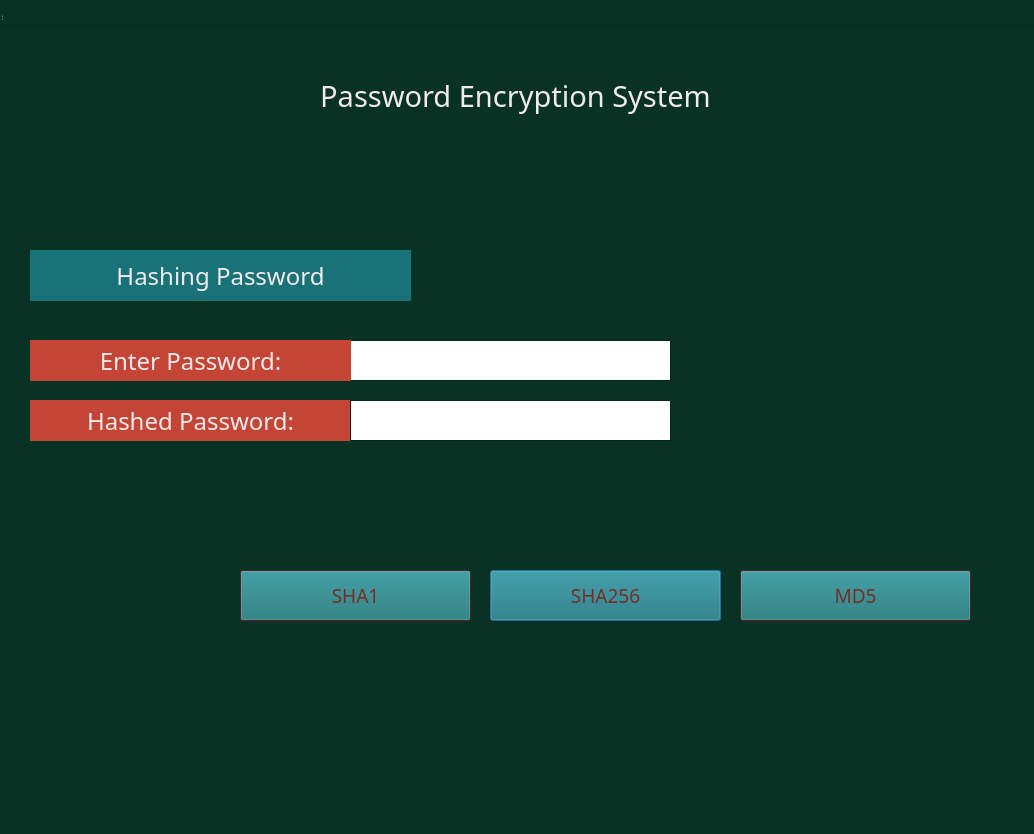
<?xml version="1.0" encoding="UTF-8"?>
<ui version="4.0">
 <class>hashwin</class>
 <widget class="QDialog" name="hashwin">
  <property name="geometry">
   <rect>
    <x>0</x>
    <y>0</y>
    <width>1034</width>
    <height>834</height>
   </rect>
  </property>
  <property name="palette">
   <palette>
    <active>
     <colorrole role="Base">
      <brush brushstyle="SolidPattern">
       <color alpha="255">
        <red>255</red>
        <green>255</green>
        <blue>255</blue>
       </color>
      </brush>
     </colorrole>
     <colorrole role="Window">
      <brush brushstyle="SolidPattern">
       <color alpha="255">
        <red>8</red>
        <green>50</green>
        <blue>36</blue>
       </color>
      </brush>
     </colorrole>
    </active>
    <inactive>
     <colorrole role="Base">
      <brush brushstyle="SolidPattern">
       <color alpha="255">
        <red>255</red>
        <green>255</green>
        <blue>255</blue>
       </color>
      </brush>
     </colorrole>
     <colorrole role="Window">
      <brush brushstyle="SolidPattern">
       <color alpha="255">
        <red>8</red>
        <green>50</green>
        <blue>36</blue>
       </color>
      </brush>
     </colorrole>
    </inactive>
    <disabled>
     <colorrole role="Base">
      <brush brushstyle="SolidPattern">
       <color alpha="255">
        <red>8</red>
        <green>50</green>
        <blue>36</blue>
       </color>
      </brush>
     </colorrole>
     <colorrole role="Window">
      <brush brushstyle="SolidPattern">
       <color alpha="255">
        <red>8</red>
        <green>50</green>
        <blue>36</blue>
       </color>
      </brush>
     </colorrole>
    </disabled>
   </palette>
  </property>
  <property name="windowTitle">
   <string>MainWindow</string>
  </property>
  <widget class="QWidget" name="centralwidget" native="true">
   <property name="geometry">
    <rect>
     <x>0</x>
     <y>0</y>
     <width>1011</width>
     <height>811</height>
    </rect>
   </property>
   <widget class="QLabel" name="hashlabel">
    <property name="geometry">
     <rect>
      <x>30</x>
      <y>250</y>
      <width>381</width>
      <height>51</height>
     </rect>
    </property>
    <property name="palette">
     <palette>
      <active>
       <colorrole role="WindowText">
        <brush brushstyle="SolidPattern">
         <color alpha="255">
          <red>243</red>
          <green>235</green>
          <blue>235</blue>
         </color>
        </brush>
       </colorrole>
       <colorrole role="Base">
        <brush brushstyle="SolidPattern">
         <color alpha="255">
          <red>255</red>
          <green>255</green>
          <blue>255</blue>
         </color>
        </brush>
       </colorrole>
       <colorrole role="Window">
        <brush brushstyle="SolidPattern">
         <color alpha="255">
          <red>25</red>
          <green>114</green>
          <blue>120</blue>
         </color>
        </brush>
       </colorrole>
      </active>
      <inactive>
       <colorrole role="WindowText">
        <brush brushstyle="SolidPattern">
         <color alpha="255">
          <red>243</red>
          <green>235</green>
          <blue>235</blue>
         </color>
        </brush>
       </colorrole>
       <colorrole role="Base">
        <brush brushstyle="SolidPattern">
         <color alpha="255">
          <red>255</red>
          <green>255</green>
          <blue>255</blue>
         </color>
        </brush>
       </colorrole>
       <colorrole role="Window">
        <brush brushstyle="SolidPattern">
         <color alpha="255">
          <red>25</red>
          <green>114</green>
          <blue>120</blue>
         </color>
        </brush>
       </colorrole>
      </inactive>
      <disabled>
       <colorrole role="WindowText">
        <brush brushstyle="SolidPattern">
         <color alpha="255">
          <red>120</red>
          <green>120</green>
          <blue>120</blue>
         </color>
        </brush>
       </colorrole>
       <colorrole role="Base">
        <brush brushstyle="SolidPattern">
         <color alpha="255">
          <red>25</red>
          <green>114</green>
          <blue>120</blue>
         </color>
        </brush>
       </colorrole>
       <colorrole role="Window">
        <brush brushstyle="SolidPattern">
         <color alpha="255">
          <red>25</red>
          <green>114</green>
          <blue>120</blue>
         </color>
        </brush>
       </colorrole>
      </disabled>
     </palette>
    </property>
    <property name="font">
     <font>
      <family>Sylfaen</family>
      <pointsize>18</pointsize>
     </font>
    </property>
    <property name="autoFillBackground">
     <bool>true</bool>
    </property>
    <property name="text">
     <string>Hashing Password</string>
    </property>
    <property name="alignment">
     <set>Qt::AlignCenter</set>
    </property>
   </widget>
   <widget class="QTextEdit" name="password_input">
    <property name="geometry">
     <rect>
      <x>350</x>
      <y>340</y>
      <width>321</width>
      <height>41</height>
     </rect>
    </property>
    <property name="font">
     <font>
      <family>Sylfaen</family>
      <pointsize>14</pointsize>
     </font>
    </property>
    <property name="html">
     <string>&lt;!DOCTYPE HTML PUBLIC &quot;-//W3C//DTD HTML 4.0//EN&quot; &quot;http://www.w3.org/TR/REC-html40/strict.dtd&quot;&gt;
&lt;html&gt;&lt;head&gt;&lt;meta name=&quot;qrichtext&quot; content=&quot;1&quot; /&gt;&lt;style type=&quot;text/css&quot;&gt;
p, li { white-space: pre-wrap; }
&lt;/style&gt;&lt;/head&gt;&lt;body style=&quot; font-family:'Sylfaen'; font-size:14pt; font-weight:400; font-style:normal;&quot;&gt;
&lt;p style=&quot;-qt-paragraph-type:empty; margin-top:0px; margin-bottom:0px; margin-left:0px; margin-right:0px; -qt-block-indent:0; text-indent:0px;&quot;&gt;&lt;br /&gt;&lt;/p&gt;&lt;/body&gt;&lt;/html&gt;</string>
    </property>
   </widget>
   <widget class="QLabel" name="enterpass">
    <property name="geometry">
     <rect>
      <x>30</x>
      <y>340</y>
      <width>321</width>
      <height>41</height>
     </rect>
    </property>
    <property name="palette">
     <palette>
      <active>
       <colorrole role="WindowText">
        <brush brushstyle="SolidPattern">
         <color alpha="255">
          <red>243</red>
          <green>235</green>
          <blue>235</blue>
         </color>
        </brush>
       </colorrole>
       <colorrole role="Base">
        <brush brushstyle="SolidPattern">
         <color alpha="255">
          <red>255</red>
          <green>255</green>
          <blue>255</blue>
         </color>
        </brush>
       </colorrole>
       <colorrole role="Window">
        <brush brushstyle="SolidPattern">
         <color alpha="255">
          <red>196</red>
          <green>69</green>
          <blue>54</blue>
         </color>
        </brush>
       </colorrole>
      </active>
      <inactive>
       <colorrole role="WindowText">
        <brush brushstyle="SolidPattern">
         <color alpha="255">
          <red>243</red>
          <green>235</green>
          <blue>235</blue>
         </color>
        </brush>
       </colorrole>
       <colorrole role="Base">
        <brush brushstyle="SolidPattern">
         <color alpha="255">
          <red>255</red>
          <green>255</green>
          <blue>255</blue>
         </color>
        </brush>
       </colorrole>
       <colorrole role="Window">
        <brush brushstyle="SolidPattern">
         <color alpha="255">
          <red>196</red>
          <green>69</green>
          <blue>54</blue>
         </color>
        </brush>
       </colorrole>
      </inactive>
      <disabled>
       <colorrole role="WindowText">
        <brush brushstyle="SolidPattern">
         <color alpha="255">
          <red>120</red>
          <green>120</green>
          <blue>120</blue>
         </color>
        </brush>
       </colorrole>
       <colorrole role="Base">
        <brush brushstyle="SolidPattern">
         <color alpha="255">
          <red>196</red>
          <green>69</green>
          <blue>54</blue>
         </color>
        </brush>
       </colorrole>
       <colorrole role="Window">
        <brush brushstyle="SolidPattern">
         <color alpha="255">
          <red>196</red>
          <green>69</green>
          <blue>54</blue>
         </color>
        </brush>
       </colorrole>
      </disabled>
     </palette>
    </property>
    <property name="font">
     <font>
      <family>Sylfaen</family>
      <pointsize>18</pointsize>
     </font>
    </property>
    <property name="autoFillBackground">
     <bool>true</bool>
    </property>
    <property name="text">
     <string>Enter Password:</string>
    </property>
    <property name="alignment">
     <set>Qt::AlignCenter</set>
    </property>
   </widget>
   <widget class="QPushButton" name="sha256">
    <property name="geometry">
     <rect>
      <x>490</x>
      <y>570</y>
      <width>231</width>
      <height>51</height>
     </rect>
    </property>
    <property name="palette">
     <palette>
      <active>
       <colorrole role="WindowText">
        <brush brushstyle="SolidPattern">
         <color alpha="255">
          <red>25</red>
          <green>114</green>
          <blue>120</blue>
         </color>
        </brush>
       </colorrole>
       <colorrole role="Button">
        <brush brushstyle="SolidPattern">
         <color alpha="255">
          <red>25</red>
          <green>114</green>
          <blue>120</blue>
         </color>
        </brush>
       </colorrole>
       <colorrole role="Light">
        <brush brushstyle="SolidPattern">
         <color alpha="255">
          <red>196</red>
          <green>69</green>
          <blue>54</blue>
         </color>
        </brush>
       </colorrole>
       <colorrole role="Midlight">
        <brush brushstyle="SolidPattern">
         <color alpha="255">
          <red>196</red>
          <green>69</green>
          <blue>54</blue>
         </color>
        </brush>
       </colorrole>
       <colorrole role="BrightText">
        <brush brushstyle="SolidPattern">
         <color alpha="255">
          <red>196</red>
          <green>69</green>
          <blue>54</blue>
         </color>
        </brush>
       </colorrole>
       <colorrole role="ButtonText">
        <brush brushstyle="SolidPattern">
         <color alpha="255">
          <red>119</red>
          <green>46</green>
          <blue>37</blue>
         </color>
        </brush>
       </colorrole>
       <colorrole role="Base">
        <brush brushstyle="SolidPattern">
         <color alpha="255">
          <red>196</red>
          <green>69</green>
          <blue>54</blue>
         </color>
        </brush>
       </colorrole>
       <colorrole role="Window">
        <brush brushstyle="SolidPattern">
         <color alpha="255">
          <red>119</red>
          <green>46</green>
          <blue>37</blue>
         </color>
        </brush>
       </colorrole>
       <colorrole role="AlternateBase">
        <brush brushstyle="SolidPattern">
         <color alpha="255">
          <red>196</red>
          <green>69</green>
          <blue>54</blue>
         </color>
        </brush>
       </colorrole>
       <colorrole role="ToolTipBase">
        <brush brushstyle="SolidPattern">
         <color alpha="255">
          <red>196</red>
          <green>69</green>
          <blue>54</blue>
         </color>
        </brush>
       </colorrole>
      </active>
      <inactive>
       <colorrole role="WindowText">
        <brush brushstyle="SolidPattern">
         <color alpha="255">
          <red>25</red>
          <green>114</green>
          <blue>120</blue>
         </color>
        </brush>
       </colorrole>
       <colorrole role="Button">
        <brush brushstyle="SolidPattern">
         <color alpha="255">
          <red>25</red>
          <green>114</green>
          <blue>120</blue>
         </color>
        </brush>
       </colorrole>
       <colorrole role="Light">
        <brush brushstyle="SolidPattern">
         <color alpha="255">
          <red>196</red>
          <green>69</green>
          <blue>54</blue>
         </color>
        </brush>
       </colorrole>
       <colorrole role="Midlight">
        <brush brushstyle="SolidPattern">
         <color alpha="255">
          <red>196</red>
          <green>69</green>
          <blue>54</blue>
         </color>
        </brush>
       </colorrole>
       <colorrole role="BrightText">
        <brush brushstyle="SolidPattern">
         <color alpha="255">
          <red>196</red>
          <green>69</green>
          <blue>54</blue>
         </color>
        </brush>
       </colorrole>
       <colorrole role="ButtonText">
        <brush brushstyle="SolidPattern">
         <color alpha="255">
          <red>119</red>
          <green>46</green>
          <blue>37</blue>
         </color>
        </brush>
       </colorrole>
       <colorrole role="Base">
        <brush brushstyle="SolidPattern">
         <color alpha="255">
          <red>196</red>
          <green>69</green>
          <blue>54</blue>
         </color>
        </brush>
       </colorrole>
       <colorrole role="Window">
        <brush brushstyle="SolidPattern">
         <color alpha="255">
          <red>119</red>
          <green>46</green>
          <blue>37</blue>
         </color>
        </brush>
       </colorrole>
       <colorrole role="AlternateBase">
        <brush brushstyle="SolidPattern">
         <color alpha="255">
          <red>196</red>
          <green>69</green>
          <blue>54</blue>
         </color>
        </brush>
       </colorrole>
       <colorrole role="ToolTipBase">
        <brush brushstyle="SolidPattern">
         <color alpha="255">
          <red>196</red>
          <green>69</green>
          <blue>54</blue>
         </color>
        </brush>
       </colorrole>
      </inactive>
      <disabled>
       <colorrole role="WindowText">
        <brush brushstyle="SolidPattern">
         <color alpha="255">
          <red>170</red>
          <green>0</green>
          <blue>0</blue>
         </color>
        </brush>
       </colorrole>
       <colorrole role="Button">
        <brush brushstyle="SolidPattern">
         <color alpha="255">
          <red>25</red>
          <green>114</green>
          <blue>120</blue>
         </color>
        </brush>
       </colorrole>
       <colorrole role="Light">
        <brush brushstyle="SolidPattern">
         <color alpha="255">
          <red>196</red>
          <green>69</green>
          <blue>54</blue>
         </color>
        </brush>
       </colorrole>
       <colorrole role="Midlight">
        <brush brushstyle="SolidPattern">
         <color alpha="255">
          <red>196</red>
          <green>69</green>
          <blue>54</blue>
         </color>
        </brush>
       </colorrole>
       <colorrole role="BrightText">
        <brush brushstyle="SolidPattern">
         <color alpha="255">
          <red>196</red>
          <green>69</green>
          <blue>54</blue>
         </color>
        </brush>
       </colorrole>
       <colorrole role="ButtonText">
        <brush brushstyle="SolidPattern">
         <color alpha="255">
          <red>120</red>
          <green>120</green>
          <blue>120</blue>
         </color>
        </brush>
       </colorrole>
       <colorrole role="Base">
        <brush brushstyle="SolidPattern">
         <color alpha="255">
          <red>119</red>
          <green>46</green>
          <blue>37</blue>
         </color>
        </brush>
       </colorrole>
       <colorrole role="Window">
        <brush brushstyle="SolidPattern">
         <color alpha="255">
          <red>119</red>
          <green>46</green>
          <blue>37</blue>
         </color>
        </brush>
       </colorrole>
       <colorrole role="AlternateBase">
        <brush brushstyle="SolidPattern">
         <color alpha="255">
          <red>196</red>
          <green>69</green>
          <blue>54</blue>
         </color>
        </brush>
       </colorrole>
       <colorrole role="ToolTipBase">
        <brush brushstyle="SolidPattern">
         <color alpha="255">
          <red>196</red>
          <green>69</green>
          <blue>54</blue>
         </color>
        </brush>
       </colorrole>
      </disabled>
     </palette>
    </property>
    <property name="font">
     <font>
      <family>Sylfaen</family>
      <pointsize>14</pointsize>
     </font>
    </property>
    <property name="text">
     <string>SHA256</string>
    </property>
   </widget>
   <widget class="QLabel" name="peslogo_2">
    <property name="geometry">
     <rect>
      <x>40</x>
      <y>560</y>
      <width>241</width>
      <height>211</height>
     </rect>
    </property>
    <property name="text">
     <string/>
    </property>
    <property name="pixmap">
     <pixmap>Media/dog white.png</pixmap>
    </property>
    <property name="scaledContents">
     <bool>true</bool>
    </property>
   </widget>
   <widget class="QLabel" name="peslogo">
    <property name="geometry">
     <rect>
      <x>30</x>
      <y>30</y>
      <width>171</width>
      <height>151</height>
     </rect>
    </property>
    <property name="text">
     <string/>
    </property>
    <property name="pixmap">
     <pixmap>Media/peslogopicnobg.png</pixmap>
    </property>
    <property name="scaledContents">
     <bool>true</bool>
    </property>
   </widget>
   <widget class="QLabel" name="pehead">
    <property name="geometry">
     <rect>
      <x>290</x>
      <y>60</y>
      <width>451</width>
      <height>71</height>
     </rect>
    </property>
    <property name="palette">
     <palette>
      <active>
       <colorrole role="WindowText">
        <brush brushstyle="SolidPattern">
         <color alpha="255">
          <red>243</red>
          <green>235</green>
          <blue>235</blue>
         </color>
        </brush>
       </colorrole>
       <colorrole role="Text">
        <brush brushstyle="SolidPattern">
         <color alpha="255">
          <red>243</red>
          <green>235</green>
          <blue>235</blue>
         </color>
        </brush>
       </colorrole>
       <colorrole role="PlaceholderText">
        <brush brushstyle="SolidPattern">
         <color alpha="128">
          <red>243</red>
          <green>235</green>
          <blue>235</blue>
         </color>
        </brush>
       </colorrole>
      </active>
      <inactive>
       <colorrole role="WindowText">
        <brush brushstyle="SolidPattern">
         <color alpha="255">
          <red>243</red>
          <green>235</green>
          <blue>235</blue>
         </color>
        </brush>
       </colorrole>
       <colorrole role="Text">
        <brush brushstyle="SolidPattern">
         <color alpha="255">
          <red>243</red>
          <green>235</green>
          <blue>235</blue>
         </color>
        </brush>
       </colorrole>
       <colorrole role="PlaceholderText">
        <brush brushstyle="SolidPattern">
         <color alpha="128">
          <red>243</red>
          <green>235</green>
          <blue>235</blue>
         </color>
        </brush>
       </colorrole>
      </inactive>
      <disabled>
       <colorrole role="WindowText">
        <brush brushstyle="SolidPattern">
         <color alpha="255">
          <red>120</red>
          <green>120</green>
          <blue>120</blue>
         </color>
        </brush>
       </colorrole>
       <colorrole role="Text">
        <brush brushstyle="SolidPattern">
         <color alpha="255">
          <red>120</red>
          <green>120</green>
          <blue>120</blue>
         </color>
        </brush>
       </colorrole>
       <colorrole role="PlaceholderText">
        <brush brushstyle="SolidPattern">
         <color alpha="128">
          <red>0</red>
          <green>0</green>
          <blue>0</blue>
         </color>
        </brush>
       </colorrole>
      </disabled>
     </palette>
    </property>
    <property name="font">
     <font>
      <family>Sylfaen</family>
      <pointsize>22</pointsize>
     </font>
    </property>
    <property name="text">
     <string>Password Encryption System</string>
    </property>
    <property name="alignment">
     <set>Qt::AlignCenter</set>
    </property>
   </widget>
   <widget class="QLabel" name="hashed_password">
    <property name="geometry">
     <rect>
      <x>30</x>
      <y>400</y>
      <width>321</width>
      <height>41</height>
     </rect>
    </property>
    <property name="palette">
     <palette>
      <active>
       <colorrole role="WindowText">
        <brush brushstyle="SolidPattern">
         <color alpha="255">
          <red>243</red>
          <green>235</green>
          <blue>235</blue>
         </color>
        </brush>
       </colorrole>
       <colorrole role="Base">
        <brush brushstyle="SolidPattern">
         <color alpha="255">
          <red>255</red>
          <green>255</green>
          <blue>255</blue>
         </color>
        </brush>
       </colorrole>
       <colorrole role="Window">
        <brush brushstyle="SolidPattern">
         <color alpha="255">
          <red>196</red>
          <green>69</green>
          <blue>54</blue>
         </color>
        </brush>
       </colorrole>
      </active>
      <inactive>
       <colorrole role="WindowText">
        <brush brushstyle="SolidPattern">
         <color alpha="255">
          <red>243</red>
          <green>235</green>
          <blue>235</blue>
         </color>
        </brush>
       </colorrole>
       <colorrole role="Base">
        <brush brushstyle="SolidPattern">
         <color alpha="255">
          <red>255</red>
          <green>255</green>
          <blue>255</blue>
         </color>
        </brush>
       </colorrole>
       <colorrole role="Window">
        <brush brushstyle="SolidPattern">
         <color alpha="255">
          <red>196</red>
          <green>69</green>
          <blue>54</blue>
         </color>
        </brush>
       </colorrole>
      </inactive>
      <disabled>
       <colorrole role="WindowText">
        <brush brushstyle="SolidPattern">
         <color alpha="255">
          <red>120</red>
          <green>120</green>
          <blue>120</blue>
         </color>
        </brush>
       </colorrole>
       <colorrole role="Base">
        <brush brushstyle="SolidPattern">
         <color alpha="255">
          <red>196</red>
          <green>69</green>
          <blue>54</blue>
         </color>
        </brush>
       </colorrole>
       <colorrole role="Window">
        <brush brushstyle="SolidPattern">
         <color alpha="255">
          <red>196</red>
          <green>69</green>
          <blue>54</blue>
         </color>
        </brush>
       </colorrole>
      </disabled>
     </palette>
    </property>
    <property name="font">
     <font>
      <family>Sylfaen</family>
      <pointsize>18</pointsize>
     </font>
    </property>
    <property name="autoFillBackground">
     <bool>true</bool>
    </property>
    <property name="text">
     <string>Hashed Password:</string>
    </property>
    <property name="alignment">
     <set>Qt::AlignCenter</set>
    </property>
   </widget>
   <widget class="QTextEdit" name="hashed_input">
    <property name="geometry">
     <rect>
      <x>350</x>
      <y>400</y>
      <width>321</width>
      <height>41</height>
     </rect>
    </property>
    <property name="font">
     <font>
      <family>Sylfaen</family>
      <pointsize>14</pointsize>
     </font>
    </property>
    <property name="html">
     <string>&lt;!DOCTYPE HTML PUBLIC &quot;-//W3C//DTD HTML 4.0//EN&quot; &quot;http://www.w3.org/TR/REC-html40/strict.dtd&quot;&gt;
&lt;html&gt;&lt;head&gt;&lt;meta name=&quot;qrichtext&quot; content=&quot;1&quot; /&gt;&lt;style type=&quot;text/css&quot;&gt;
p, li { white-space: pre-wrap; }
&lt;/style&gt;&lt;/head&gt;&lt;body style=&quot; font-family:'Sylfaen'; font-size:14pt; font-weight:400; font-style:normal;&quot;&gt;
&lt;p style=&quot;-qt-paragraph-type:empty; margin-top:0px; margin-bottom:0px; margin-left:0px; margin-right:0px; -qt-block-indent:0; text-indent:0px;&quot;&gt;&lt;br /&gt;&lt;/p&gt;&lt;/body&gt;&lt;/html&gt;</string>
    </property>
   </widget>
   <widget class="QPushButton" name="sha1">
    <property name="geometry">
     <rect>
      <x>240</x>
      <y>570</y>
      <width>231</width>
      <height>51</height>
     </rect>
    </property>
    <property name="palette">
     <palette>
      <active>
       <colorrole role="WindowText">
        <brush brushstyle="SolidPattern">
         <color alpha="255">
          <red>25</red>
          <green>114</green>
          <blue>120</blue>
         </color>
        </brush>
       </colorrole>
       <colorrole role="Button">
        <brush brushstyle="SolidPattern">
         <color alpha="255">
          <red>25</red>
          <green>114</green>
          <blue>120</blue>
         </color>
        </brush>
       </colorrole>
       <colorrole role="Light">
        <brush brushstyle="SolidPattern">
         <color alpha="255">
          <red>196</red>
          <green>69</green>
          <blue>54</blue>
         </color>
        </brush>
       </colorrole>
       <colorrole role="Midlight">
        <brush brushstyle="SolidPattern">
         <color alpha="255">
          <red>196</red>
          <green>69</green>
          <blue>54</blue>
         </color>
        </brush>
       </colorrole>
       <colorrole role="BrightText">
        <brush brushstyle="SolidPattern">
         <color alpha="255">
          <red>196</red>
          <green>69</green>
          <blue>54</blue>
         </color>
        </brush>
       </colorrole>
       <colorrole role="ButtonText">
        <brush brushstyle="SolidPattern">
         <color alpha="255">
          <red>119</red>
          <green>46</green>
          <blue>37</blue>
         </color>
        </brush>
       </colorrole>
       <colorrole role="Base">
        <brush brushstyle="SolidPattern">
         <color alpha="255">
          <red>196</red>
          <green>69</green>
          <blue>54</blue>
         </color>
        </brush>
       </colorrole>
       <colorrole role="Window">
        <brush brushstyle="SolidPattern">
         <color alpha="255">
          <red>119</red>
          <green>46</green>
          <blue>37</blue>
         </color>
        </brush>
       </colorrole>
       <colorrole role="AlternateBase">
        <brush brushstyle="SolidPattern">
         <color alpha="255">
          <red>196</red>
          <green>69</green>
          <blue>54</blue>
         </color>
        </brush>
       </colorrole>
       <colorrole role="ToolTipBase">
        <brush brushstyle="SolidPattern">
         <color alpha="255">
          <red>196</red>
          <green>69</green>
          <blue>54</blue>
         </color>
        </brush>
       </colorrole>
      </active>
      <inactive>
       <colorrole role="WindowText">
        <brush brushstyle="SolidPattern">
         <color alpha="255">
          <red>25</red>
          <green>114</green>
          <blue>120</blue>
         </color>
        </brush>
       </colorrole>
       <colorrole role="Button">
        <brush brushstyle="SolidPattern">
         <color alpha="255">
          <red>25</red>
          <green>114</green>
          <blue>120</blue>
         </color>
        </brush>
       </colorrole>
       <colorrole role="Light">
        <brush brushstyle="SolidPattern">
         <color alpha="255">
          <red>196</red>
          <green>69</green>
          <blue>54</blue>
         </color>
        </brush>
       </colorrole>
       <colorrole role="Midlight">
        <brush brushstyle="SolidPattern">
         <color alpha="255">
          <red>196</red>
          <green>69</green>
          <blue>54</blue>
         </color>
        </brush>
       </colorrole>
       <colorrole role="BrightText">
        <brush brushstyle="SolidPattern">
         <color alpha="255">
          <red>196</red>
          <green>69</green>
          <blue>54</blue>
         </color>
        </brush>
       </colorrole>
       <colorrole role="ButtonText">
        <brush brushstyle="SolidPattern">
         <color alpha="255">
          <red>119</red>
          <green>46</green>
          <blue>37</blue>
         </color>
        </brush>
       </colorrole>
       <colorrole role="Base">
        <brush brushstyle="SolidPattern">
         <color alpha="255">
          <red>196</red>
          <green>69</green>
          <blue>54</blue>
         </color>
        </brush>
       </colorrole>
       <colorrole role="Window">
        <brush brushstyle="SolidPattern">
         <color alpha="255">
          <red>119</red>
          <green>46</green>
          <blue>37</blue>
         </color>
        </brush>
       </colorrole>
       <colorrole role="AlternateBase">
        <brush brushstyle="SolidPattern">
         <color alpha="255">
          <red>196</red>
          <green>69</green>
          <blue>54</blue>
         </color>
        </brush>
       </colorrole>
       <colorrole role="ToolTipBase">
        <brush brushstyle="SolidPattern">
         <color alpha="255">
          <red>196</red>
          <green>69</green>
          <blue>54</blue>
         </color>
        </brush>
       </colorrole>
      </inactive>
      <disabled>
       <colorrole role="WindowText">
        <brush brushstyle="SolidPattern">
         <color alpha="255">
          <red>170</red>
          <green>0</green>
          <blue>0</blue>
         </color>
        </brush>
       </colorrole>
       <colorrole role="Button">
        <brush brushstyle="SolidPattern">
         <color alpha="255">
          <red>25</red>
          <green>114</green>
          <blue>120</blue>
         </color>
        </brush>
       </colorrole>
       <colorrole role="Light">
        <brush brushstyle="SolidPattern">
         <color alpha="255">
          <red>196</red>
          <green>69</green>
          <blue>54</blue>
         </color>
        </brush>
       </colorrole>
       <colorrole role="Midlight">
        <brush brushstyle="SolidPattern">
         <color alpha="255">
          <red>196</red>
          <green>69</green>
          <blue>54</blue>
         </color>
        </brush>
       </colorrole>
       <colorrole role="BrightText">
        <brush brushstyle="SolidPattern">
         <color alpha="255">
          <red>196</red>
          <green>69</green>
          <blue>54</blue>
         </color>
        </brush>
       </colorrole>
       <colorrole role="ButtonText">
        <brush brushstyle="SolidPattern">
         <color alpha="255">
          <red>120</red>
          <green>120</green>
          <blue>120</blue>
         </color>
        </brush>
       </colorrole>
       <colorrole role="Base">
        <brush brushstyle="SolidPattern">
         <color alpha="255">
          <red>119</red>
          <green>46</green>
          <blue>37</blue>
         </color>
        </brush>
       </colorrole>
       <colorrole role="Window">
        <brush brushstyle="SolidPattern">
         <color alpha="255">
          <red>119</red>
          <green>46</green>
          <blue>37</blue>
         </color>
        </brush>
       </colorrole>
       <colorrole role="AlternateBase">
        <brush brushstyle="SolidPattern">
         <color alpha="255">
          <red>196</red>
          <green>69</green>
          <blue>54</blue>
         </color>
        </brush>
       </colorrole>
       <colorrole role="ToolTipBase">
        <brush brushstyle="SolidPattern">
         <color alpha="255">
          <red>196</red>
          <green>69</green>
          <blue>54</blue>
         </color>
        </brush>
       </colorrole>
      </disabled>
     </palette>
    </property>
    <property name="font">
     <font>
      <family>Sylfaen</family>
      <pointsize>14</pointsize>
     </font>
    </property>
    <property name="text">
     <string>SHA1</string>
    </property>
   </widget>
   <widget class="QPushButton" name="md5">
    <property name="geometry">
     <rect>
      <x>740</x>
      <y>570</y>
      <width>231</width>
      <height>51</height>
     </rect>
    </property>
    <property name="palette">
     <palette>
      <active>
       <colorrole role="WindowText">
        <brush brushstyle="SolidPattern">
         <color alpha="255">
          <red>25</red>
          <green>114</green>
          <blue>120</blue>
         </color>
        </brush>
       </colorrole>
       <colorrole role="Button">
        <brush brushstyle="SolidPattern">
         <color alpha="255">
          <red>25</red>
          <green>114</green>
          <blue>120</blue>
         </color>
        </brush>
       </colorrole>
       <colorrole role="Light">
        <brush brushstyle="SolidPattern">
         <color alpha="255">
          <red>196</red>
          <green>69</green>
          <blue>54</blue>
         </color>
        </brush>
       </colorrole>
       <colorrole role="Midlight">
        <brush brushstyle="SolidPattern">
         <color alpha="255">
          <red>196</red>
          <green>69</green>
          <blue>54</blue>
         </color>
        </brush>
       </colorrole>
       <colorrole role="BrightText">
        <brush brushstyle="SolidPattern">
         <color alpha="255">
          <red>196</red>
          <green>69</green>
          <blue>54</blue>
         </color>
        </brush>
       </colorrole>
       <colorrole role="ButtonText">
        <brush brushstyle="SolidPattern">
         <color alpha="255">
          <red>119</red>
          <green>46</green>
          <blue>37</blue>
         </color>
        </brush>
       </colorrole>
       <colorrole role="Base">
        <brush brushstyle="SolidPattern">
         <color alpha="255">
          <red>196</red>
          <green>69</green>
          <blue>54</blue>
         </color>
        </brush>
       </colorrole>
       <colorrole role="Window">
        <brush brushstyle="SolidPattern">
         <color alpha="255">
          <red>119</red>
          <green>46</green>
          <blue>37</blue>
         </color>
        </brush>
       </colorrole>
       <colorrole role="AlternateBase">
        <brush brushstyle="SolidPattern">
         <color alpha="255">
          <red>196</red>
          <green>69</green>
          <blue>54</blue>
         </color>
        </brush>
       </colorrole>
       <colorrole role="ToolTipBase">
        <brush brushstyle="SolidPattern">
         <color alpha="255">
          <red>196</red>
          <green>69</green>
          <blue>54</blue>
         </color>
        </brush>
       </colorrole>
      </active>
      <inactive>
       <colorrole role="WindowText">
        <brush brushstyle="SolidPattern">
         <color alpha="255">
          <red>25</red>
          <green>114</green>
          <blue>120</blue>
         </color>
        </brush>
       </colorrole>
       <colorrole role="Button">
        <brush brushstyle="SolidPattern">
         <color alpha="255">
          <red>25</red>
          <green>114</green>
          <blue>120</blue>
         </color>
        </brush>
       </colorrole>
       <colorrole role="Light">
        <brush brushstyle="SolidPattern">
         <color alpha="255">
          <red>196</red>
          <green>69</green>
          <blue>54</blue>
         </color>
        </brush>
       </colorrole>
       <colorrole role="Midlight">
        <brush brushstyle="SolidPattern">
         <color alpha="255">
          <red>196</red>
          <green>69</green>
          <blue>54</blue>
         </color>
        </brush>
       </colorrole>
       <colorrole role="BrightText">
        <brush brushstyle="SolidPattern">
         <color alpha="255">
          <red>196</red>
          <green>69</green>
          <blue>54</blue>
         </color>
        </brush>
       </colorrole>
       <colorrole role="ButtonText">
        <brush brushstyle="SolidPattern">
         <color alpha="255">
          <red>119</red>
          <green>46</green>
          <blue>37</blue>
         </color>
        </brush>
       </colorrole>
       <colorrole role="Base">
        <brush brushstyle="SolidPattern">
         <color alpha="255">
          <red>196</red>
          <green>69</green>
          <blue>54</blue>
         </color>
        </brush>
       </colorrole>
       <colorrole role="Window">
        <brush brushstyle="SolidPattern">
         <color alpha="255">
          <red>119</red>
          <green>46</green>
          <blue>37</blue>
         </color>
        </brush>
       </colorrole>
       <colorrole role="AlternateBase">
        <brush brushstyle="SolidPattern">
         <color alpha="255">
          <red>196</red>
          <green>69</green>
          <blue>54</blue>
         </color>
        </brush>
       </colorrole>
       <colorrole role="ToolTipBase">
        <brush brushstyle="SolidPattern">
         <color alpha="255">
          <red>196</red>
          <green>69</green>
          <blue>54</blue>
         </color>
        </brush>
       </colorrole>
      </inactive>
      <disabled>
       <colorrole role="WindowText">
        <brush brushstyle="SolidPattern">
         <color alpha="255">
          <red>170</red>
          <green>0</green>
          <blue>0</blue>
         </color>
        </brush>
       </colorrole>
       <colorrole role="Button">
        <brush brushstyle="SolidPattern">
         <color alpha="255">
          <red>25</red>
          <green>114</green>
          <blue>120</blue>
         </color>
        </brush>
       </colorrole>
       <colorrole role="Light">
        <brush brushstyle="SolidPattern">
         <color alpha="255">
          <red>196</red>
          <green>69</green>
          <blue>54</blue>
         </color>
        </brush>
       </colorrole>
       <colorrole role="Midlight">
        <brush brushstyle="SolidPattern">
         <color alpha="255">
          <red>196</red>
          <green>69</green>
          <blue>54</blue>
         </color>
        </brush>
       </colorrole>
       <colorrole role="BrightText">
        <brush brushstyle="SolidPattern">
         <color alpha="255">
          <red>196</red>
          <green>69</green>
          <blue>54</blue>
         </color>
        </brush>
       </colorrole>
       <colorrole role="ButtonText">
        <brush brushstyle="SolidPattern">
         <color alpha="255">
          <red>120</red>
          <green>120</green>
          <blue>120</blue>
         </color>
        </brush>
       </colorrole>
       <colorrole role="Base">
        <brush brushstyle="SolidPattern">
         <color alpha="255">
          <red>119</red>
          <green>46</green>
          <blue>37</blue>
         </color>
        </brush>
       </colorrole>
       <colorrole role="Window">
        <brush brushstyle="SolidPattern">
         <color alpha="255">
          <red>119</red>
          <green>46</green>
          <blue>37</blue>
         </color>
        </brush>
       </colorrole>
       <colorrole role="AlternateBase">
        <brush brushstyle="SolidPattern">
         <color alpha="255">
          <red>196</red>
          <green>69</green>
          <blue>54</blue>
         </color>
        </brush>
       </colorrole>
       <colorrole role="ToolTipBase">
        <brush brushstyle="SolidPattern">
         <color alpha="255">
          <red>196</red>
          <green>69</green>
          <blue>54</blue>
         </color>
        </brush>
       </colorrole>
      </disabled>
     </palette>
    </property>
    <property name="font">
     <font>
      <family>Sylfaen</family>
      <pointsize>14</pointsize>
     </font>
    </property>
    <property name="text">
     <string>MD5</string>
    </property>
   </widget>
  </widget>
  <widget class="QMenuBar" name="menubar">
   <property name="geometry">
    <rect>
     <x>0</x>
     <y>0</y>
     <width>1034</width>
     <height>26</height>
    </rect>
   </property>
  </widget>
  <widget class="QStatusBar" name="statusbar">
   <property name="geometry">
    <rect>
     <x>0</x>
     <y>0</y>
     <width>3</width>
     <height>21</height>
    </rect>
   </property>
  </widget>
 </widget>
 <resources/>
 <connections/>
</ui>
